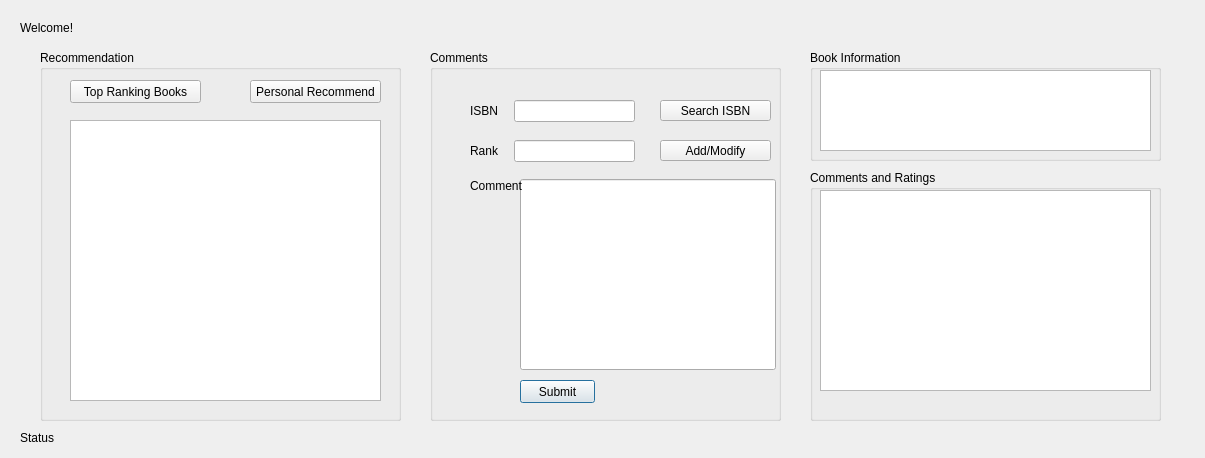
<?xml version="1.0" encoding="UTF-8"?>
<ui version="4.0">
 <class>LibraryInfo</class>
 <widget class="QDialog" name="LibraryInfo">
  <property name="geometry">
   <rect>
    <x>0</x>
    <y>0</y>
    <width>1205</width>
    <height>458</height>
   </rect>
  </property>
  <property name="windowTitle">
   <string>Dialog</string>
  </property>
  <widget class="QLabel" name="libStatus">
   <property name="geometry">
    <rect>
     <x>20</x>
     <y>430</y>
     <width>271</width>
     <height>16</height>
    </rect>
   </property>
   <property name="text">
    <string>Status</string>
   </property>
  </widget>
  <widget class="QGroupBox" name="groupBox">
   <property name="geometry">
    <rect>
     <x>430</x>
     <y>50</y>
     <width>351</width>
     <height>371</height>
    </rect>
   </property>
   <property name="title">
    <string>Comments</string>
   </property>
   <widget class="QPushButton" name="pushButton_PostComment">
    <property name="geometry">
     <rect>
      <x>90</x>
      <y>330</y>
      <width>75</width>
      <height>23</height>
     </rect>
    </property>
    <property name="text">
     <string>Submit</string>
    </property>
   </widget>
   <widget class="QLineEdit" name="lineEdit_Comment">
    <property name="geometry">
     <rect>
      <x>90</x>
      <y>129</y>
      <width>256</width>
      <height>191</height>
     </rect>
    </property>
    <property name="focusPolicy">
     <enum>Qt::StrongFocus</enum>
    </property>
   </widget>
   <widget class="QLabel" name="label_3">
    <property name="geometry">
     <rect>
      <x>40</x>
      <y>130</y>
      <width>54</width>
      <height>12</height>
     </rect>
    </property>
    <property name="text">
     <string>Comment</string>
    </property>
   </widget>
   <widget class="QWidget" name="layoutWidget">
    <property name="geometry">
     <rect>
      <x>40</x>
      <y>50</y>
      <width>165</width>
      <height>22</height>
     </rect>
    </property>
    <layout class="QHBoxLayout" name="horizontalLayout">
     <item>
      <widget class="QLabel" name="label">
       <property name="text">
        <string>ISBN   </string>
       </property>
      </widget>
     </item>
     <item>
      <widget class="QLineEdit" name="lineEdit_ISBN"/>
     </item>
    </layout>
   </widget>
   <widget class="QWidget" name="layoutWidget">
    <property name="geometry">
     <rect>
      <x>40</x>
      <y>90</y>
      <width>165</width>
      <height>22</height>
     </rect>
    </property>
    <layout class="QHBoxLayout" name="horizontalLayout_2">
     <item>
      <widget class="QLabel" name="label_2">
       <property name="text">
        <string>Rank   </string>
       </property>
      </widget>
     </item>
     <item>
      <widget class="QLineEdit" name="lineEdit_Rank"/>
     </item>
    </layout>
   </widget>
   <widget class="QPushButton" name="pushButton_AddorModify">
    <property name="geometry">
     <rect>
      <x>230</x>
      <y>90</y>
      <width>111</width>
      <height>21</height>
     </rect>
    </property>
    <property name="text">
     <string>Add/Modify</string>
    </property>
   </widget>
   <widget class="QPushButton" name="pushButton_Search">
    <property name="geometry">
     <rect>
      <x>230</x>
      <y>50</y>
      <width>111</width>
      <height>21</height>
     </rect>
    </property>
    <property name="text">
     <string>Search ISBN</string>
    </property>
   </widget>
  </widget>
  <widget class="QGroupBox" name="groupBox_2">
   <property name="geometry">
    <rect>
     <x>40</x>
     <y>50</y>
     <width>361</width>
     <height>371</height>
    </rect>
   </property>
   <property name="title">
    <string>Recommendation</string>
   </property>
   <widget class="QPushButton" name="pushButton_Rank">
    <property name="geometry">
     <rect>
      <x>30</x>
      <y>30</y>
      <width>131</width>
      <height>23</height>
     </rect>
    </property>
    <property name="text">
     <string>Top Ranking Books</string>
    </property>
   </widget>
   <widget class="QPushButton" name="pushButton_Person">
    <property name="geometry">
     <rect>
      <x>210</x>
      <y>30</y>
      <width>131</width>
      <height>23</height>
     </rect>
    </property>
    <property name="text">
     <string>Personal Recommend</string>
    </property>
   </widget>
   <widget class="QTableView" name="tableView_Rec">
    <property name="geometry">
     <rect>
      <x>30</x>
      <y>70</y>
      <width>311</width>
      <height>281</height>
     </rect>
    </property>
   </widget>
  </widget>
  <widget class="QLabel" name="welcomeTag">
   <property name="geometry">
    <rect>
     <x>20</x>
     <y>20</y>
     <width>481</width>
     <height>16</height>
    </rect>
   </property>
   <property name="text">
    <string>Welcome!</string>
   </property>
  </widget>
  <widget class="QGroupBox" name="groupBox_3">
   <property name="geometry">
    <rect>
     <x>810</x>
     <y>50</y>
     <width>351</width>
     <height>111</height>
    </rect>
   </property>
   <property name="title">
    <string>Book Information</string>
   </property>
   <widget class="QTableView" name="tableView_BookInfo">
    <property name="geometry">
     <rect>
      <x>10</x>
      <y>20</y>
      <width>331</width>
      <height>81</height>
     </rect>
    </property>
   </widget>
  </widget>
  <widget class="QGroupBox" name="groupBox_4">
   <property name="geometry">
    <rect>
     <x>810</x>
     <y>170</y>
     <width>351</width>
     <height>251</height>
    </rect>
   </property>
   <property name="title">
    <string>Comments and Ratings</string>
   </property>
   <widget class="QTableView" name="tableView_Comm">
    <property name="geometry">
     <rect>
      <x>10</x>
      <y>20</y>
      <width>331</width>
      <height>201</height>
     </rect>
    </property>
   </widget>
   <widget class="QLabel" name="label_commentCount">
    <property name="geometry">
     <rect>
      <x>10</x>
      <y>230</y>
      <width>241</width>
      <height>16</height>
     </rect>
    </property>
    <property name="text">
     <string/>
    </property>
   </widget>
  </widget>
 </widget>
 <resources/>
 <connections/>
</ui>
